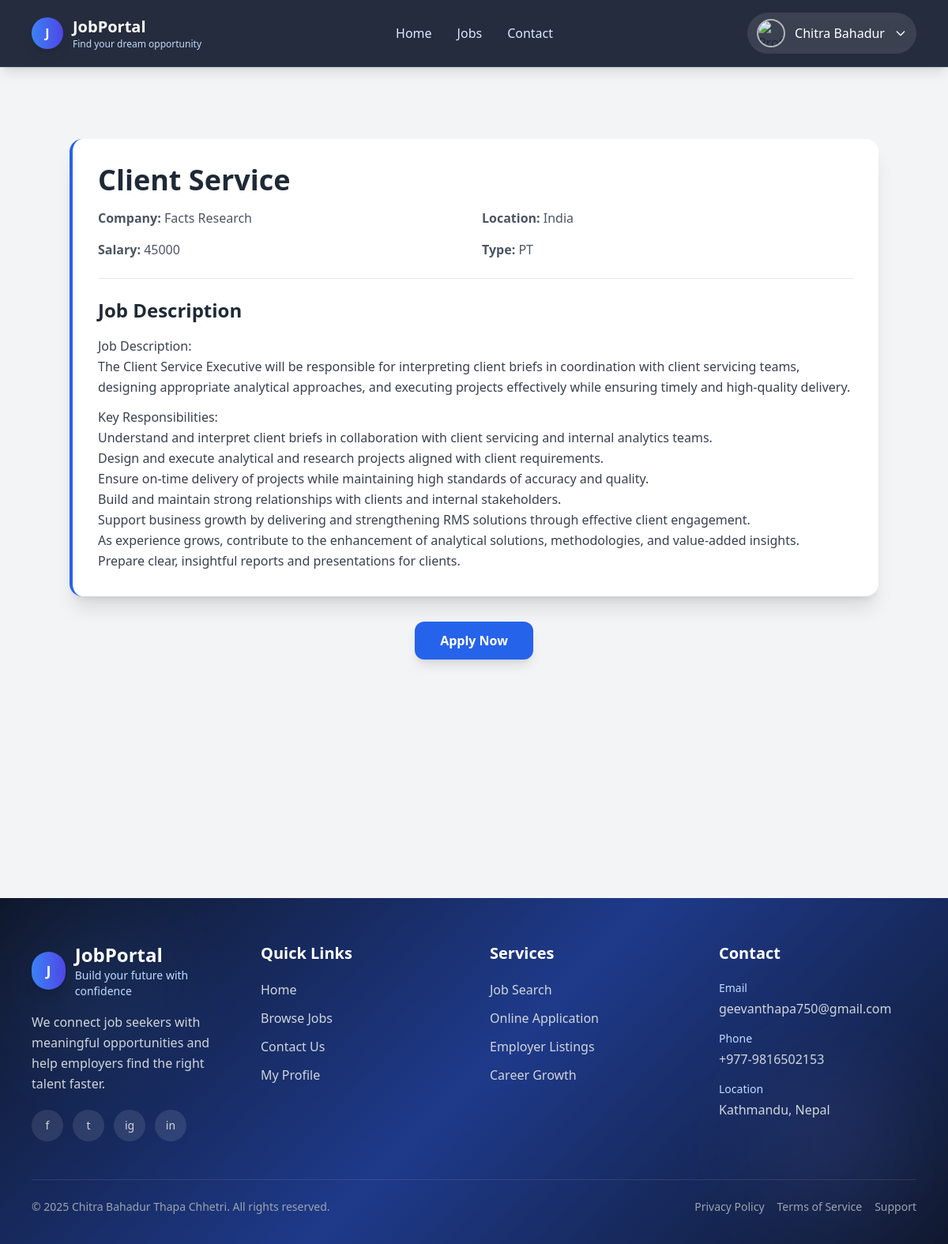
The page /jobs/1/ (signed in) on the database its author committed.
### jobs/models.py (models this page shows, shortened)
class Job(models.Model):
    JOB_TYPE_CHOICES = (
        ('FT', 'Full Time'),
        ('PT', 'Part Time'),
        ('IN', 'Internship'),
        ('CT', 'Contract'),
    )
    title = models.CharField(max_length=200)
    company_name = models.CharField(max_length=200)
    location = models.CharField(max_length=200)
    job_type = models.CharField(max_length=2, choices=JOB_TYPE_CHOICES)
    salary = models.CharField(max_length=100, blank=True, null=True)
    description = models.TextField()
    requirements = models.TextField()
    posted_by = models.ForeignKey(User, on_delete=models.CASCADE)
    posted_at = models.DateTimeField(auto_now_add=True)
    is_active = models.BooleanField(default=True)
    featured = models.BooleanField(default=False)

### jobs/views.py (the view)
# urls.py: path('jobs/<int:job_id>/', views.job_detail, name='job_detail'),
def job_detail(request, job_id):
    job = get_object_or_404(Job, id=job_id, is_active=True)
    return render(request, 'jobs/job_detail.html', {'job': job})

### jobs/context_processors.py (called while the page is built)
def user_profile(request):
    if request.user.is_authenticated:
        profile, _ = Profile.objects.get_or_create(user=request.user)
        return {'profile': profile}
    return {}

### jobs/templates/jobs/job_detail.html (shortened to what this page needs)
{% extends "jobs/base.html" %}
{% load static %}
{% block content %}
<div class="max-w-5xl mx-auto py-8 sm:py-12">
  <div class="bg-white shadow-xl rounded-2xl p-6 sm:p-8 border-l-4 border-blue-600">
    <h1 class="text-2xl sm:text-4xl font-bold text-gray-800 mb-4">
      {{ job.title }}
    </h1>
    <div class="grid grid-cols-1 sm:grid-cols-2 gap-4 text-gray-600 mb-6">
      <p><strong>Company:</strong> {{ job.company_name }}</p>
      <p><strong>Location:</strong> {{ job.location }}</p>
      {% if job.salary %}
      <p><strong>Salary:</strong> {{ job.salary }}</p>
      {% endif %}
      {% if job.job_type %}
      <p><strong>Type:</strong> {{ job.job_type }}</p>
      {% endif %}
    </div>
    <hr class="my-6">
    <h2 class="text-xl sm:text-2xl font-semibold text-gray-800 mb-4">
      Job Description
    </h2>
    <div class="text-gray-700 leading-relaxed space-y-3">
      {{ job.description|linebreaks }}
    </div>
  </div>
  <div class="mt-8 text-center">
    {% if user.is_authenticated %}
      <button
        id="applyBtn"
        class="w-full sm:w-auto bg-blue-600 hover:bg-blue-700 text-white font-semibold px-8 py-3 rounded-xl shadow-lg transition duration-300"
      >
        Apply Now
      </button>
    {% endif %}
  </div>
</div>
{% endblock %}

### jobs/templates/jobs/base.html (shortened to what this page needs)
<!doctype html>
<html lang="en">
  <head>
    <script src="https://cdn.tailwindcss.com"></script>
  </head>
  <body class="bg-gray-100 text-gray-800 overflow-x-hidden">
    <nav
      x-data="{ isOpen: false, profileOpen: false }"
      class="fixed top-0 left-0 w-full z-50 border-b border-blue-400/20 nav-glass shadow-lg"
    >
      <div class="w-full px-4 sm:px-6 lg:px-10 xl:px-12">
        <div class="flex items-center justify-between py-4">
          <a href="{% url 'home' %}" class="flex items-center gap-3">
            <div class="w-10 h-10 rounded-full bg-gradient-to-r from-blue-500 to-indigo-600 flex items-center justify-center text-white font-bold shadow-lg">
              J
            </div>
            <div>
              <h1 class="text-lg sm:text-xl font-bold text-white leading-tight">JobPortal</h1>
              <p class="text-xs text-blue-200 hidden sm:block">Find your dream opportunity</p>
            </div>
          </a>
          <div class="hidden md:flex items-center space-x-8">
            <a href="{% url 'home' %}" class="text-blue-100 hover:text-white font-medium transition">Home</a>
            <a href="{% url 'job_list' %}" class="text-blue-100 hover:text-white font-medium transition">Jobs</a>
            <a href="{% url 'contact' %}" class="text-blue-100 hover:text-white font-medium transition">Contact</a>
          </div>
          <div class="flex items-center gap-3 sm:gap-4">
            {% if user.is_authenticated %}
            <div class="relative">
              <button
                @click="profileOpen = !profileOpen"
                class="flex items-center gap-2 sm:gap-3 focus:outline-none bg-white/10 hover:bg-white/20 px-2 sm:px-3 py-2 rounded-full transition"
              >
                <img
                  src="{% if profile and profile.photo %}{{ profile.photo.url }}{% else %}https://ui-avatars.com/api/?name={{ user.get_full_name|default:user.username }}{% endif %}"
                  class="w-9 h-9 rounded-full object-cover border-2 border-white/60"
                  alt="Profile"
                />
                <span class="hidden sm:inline text-white font-medium max-w-[120px] truncate">
                  {{ user.first_name|default:user.username }}
                </span>
                <svg class="w-4 h-4 text-white hidden sm:block" fill="none" stroke="currentColor" viewBox="0 0 24 24">
                  <path stroke-linecap="round" stroke-linejoin="round" stroke-width="2" d="M19 9l-7 7-7-7"></path>
                </svg>
              </button>
            </div>
            {% endif %}
          </div>
        </div>
      </div>
    </nav>
    <main class="w-full mt-28 sm:mt-32 min-h-[60vh]">
      {% block content %}{% endblock %}
    </main>
    <footer class="footer-gradient text-gray-300 mt-16 relative overflow-hidden">
      <div class="absolute inset-0 opacity-10">
        <div class="absolute top-10 left-10 w-40 h-40 bg-blue-400 rounded-full blur-3xl"></div>
        <div class="absolute bottom-10 right-10 w-52 h-52 bg-indigo-400 rounded-full blur-3xl"></div>
      </div>
      <div class="relative w-full px-4 sm:px-6 lg:px-10 xl:px-12 py-14">
        <div class="grid grid-cols-1 sm:grid-cols-2 lg:grid-cols-4 gap-10">
          <div class="sm:col-span-2 lg:col-span-1">
            <div class="flex items-center gap-3 mb-4">
              <div class="w-12 h-12 rounded-full bg-gradient-to-r from-blue-500 to-indigo-600 flex items-center justify-center text-white font-bold text-lg shadow-lg">
                J
              </div>
              <div>
                <h2 class="text-2xl font-bold text-white">JobPortal</h2>
                <p class="text-sm text-blue-200">Build your future with confidence</p>
              </div>
            </div>
            <p class="text-gray-300 leading-relaxed mb-5">
              We connect job seekers with meaningful opportunities and help employers find the right talent faster.
            </p>
            <div class="flex items-center gap-3">
              <a href="#" class="social-icon w-10 h-10 rounded-full bg-white/10 hover:bg-blue-600 flex items-center justify-center">
                <span class="text-sm">f</span>
              </a>
              <a href="#" class="social-icon w-10 h-10 rounded-full bg-white/10 hover:bg-sky-500 flex items-center justify-center">
                <span class="text-sm">t</span>
              </a>
              <a href="#" class="social-icon w-10 h-10 rounded-full bg-white/10 hover:bg-pink-600 flex items-center justify-center">
                <span class="text-sm">ig</span>
              </a>
              <a href="#" class="social-icon w-10 h-10 rounded-full bg-white/10 hover:bg-blue-700 flex items-center justify-center">
                <span class="text-sm">in</span>
              </a>
            </div>
          </div>
          <div>
            <h3 class="text-xl font-semibold text-white mb-5">Quick Links</h3>
            <ul class="space-y-3">
              <li><a href="{% url 'home' %}" class="footer-link text-gray-300 hover:text-white inline-block">Home</a></li>
              <li><a href="{% url 'job_list' %}" class="footer-link text-gray-300 hover:text-white inline-block">Browse Jobs</a></li>
              <li><a href="{% url 'contact' %}" class="footer-link text-gray-300 hover:text-white inline-block">Contact Us</a></li>
              {% if user.is_authenticated and not user.is_staff %}
              <li><a href="{% url 'profile' %}" class="footer-link text-gray-300 hover:text-white inline-block">My Profile</a></li>
              {% endif %}
            </ul>
          </div>
          <div>
            <h3 class="text-xl font-semibold text-white mb-5">Services</h3>
            <ul class="space-y-3">
              <li class="text-gray-300">Job Search</li>
              <li class="text-gray-300">Online Application</li>
              <li class="text-gray-300">Employer Listings</li>
              <li class="text-gray-300">Career Growth</li>
            </ul>
          </div>
          <div>
            <h3 class="text-xl font-semibold text-white mb-5">Contact</h3>
            <div class="space-y-4">
              <div>
                <p class="text-sm text-blue-200 mb-1">Email</p>
                <p class="text-gray-300 break-all">geevanthapa750@gmail.com</p>
              </div>
              <div>
                <p class="text-sm text-blue-200 mb-1">Phone</p>
                <p class="text-gray-300">+977-9816502153</p>
              </div>
              <div>
                <p class="text-sm text-blue-200 mb-1">Location</p>
                <p class="text-gray-300">Kathmandu, Nepal</p>
              </div>
            </div>
          </div>
        </div>
        <div class="border-t border-white/10 mt-12 pt-6 flex flex-col md:flex-row items-center justify-between gap-4 text-sm text-gray-400">
          <p class="text-center md:text-left">
            &copy; 2025 Chitra Bahadur Thapa Chhetri. All rights reserved.
          </p>
          <div class="flex flex-wrap justify-center gap-4">
            <a href="#" class="hover:text-white transition">Privacy Policy</a>
            <a href="#" class="hover:text-white transition">Terms of Service</a>
            <a href="#" class="hover:text-white transition">Support</a>
          </div>
        </div>
      </div>
    </footer>
  </body>
</html>

### jobs/templates/jobs/base.html (style rules this page uses)
html { scroll-behavior: smooth; }
body { min-height: 100vh; margin: 0; padding: 0; }
.footer-gradient { background: linear-gradient(135deg, #0f172a 0%, #1e3a8a 50%, #0f172a 100%); }
.nav-glass { background: rgba(15, 23, 42, 0.9); backdrop-filter: blur(14px); }
.footer-link { transition: all 0.3s ease; }
.social-icon { transition: all 0.3s ease; }

### rows shown on the page
Job: title "Client Service", company_name "Facts Research", location "India", salary "45000", job_type "PT", description "Job Description: The Client Service Executive will be responsible for interpreting client briefs in coordination with client servicing teams, designing appropriate analytical approaches, and executing projects effectively while ensuring timely and high-quality delivery. Key Responsibilities: Understand and interpret client briefs in collaboration with client servicing and internal analytics teams. Design and execute analytical and research projects aligned with client requirements. Ensure on-time delivery of projects while maintaining high standards of accuracy and quality. Build and maintain strong relationships with clients and internal stakeholders. Support business growth by delivering…"

### other values the page prints
{{ user.first_name|default:user.username }} "Chitra Bahadur"
